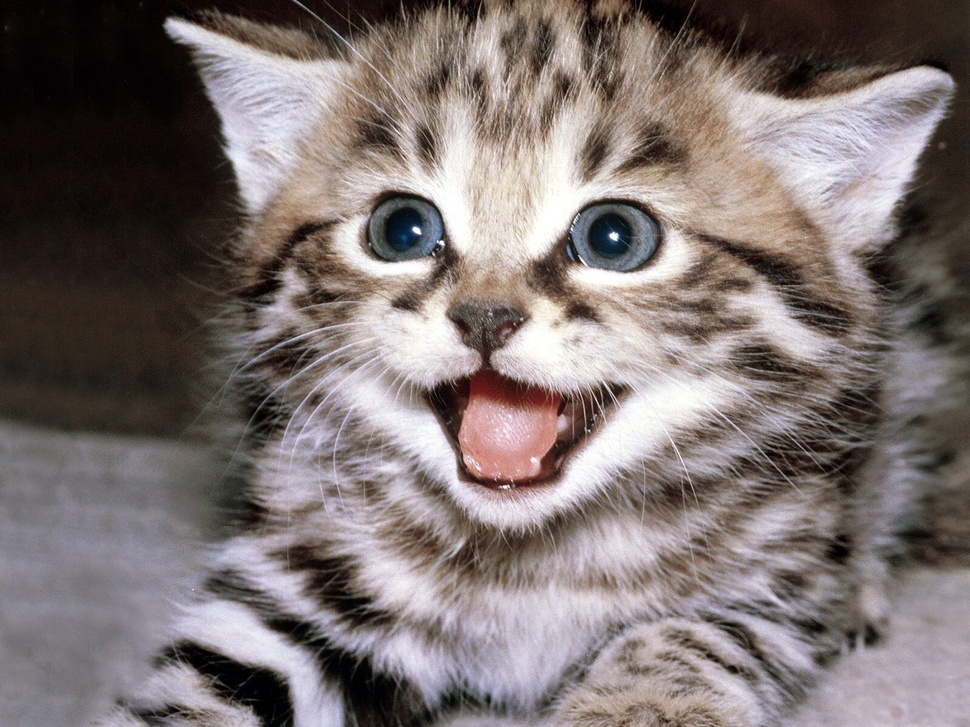
#> input picture Images/cat.jpeg, 970 x 727 px, shrunk from 1600 x 1200 before the run, given in place of the camera
$ python experiment.py
#> lines starting #> are read from the running program, lines starting #| are printed output that depends on the picture; after the words box and inside, x2 and y2 are one past the last pixel; in counts of white or black regions, pixels touching at a corner belong together
#> further down, frame is the input picture: shape (727, 970, 3); mean B, G, R 113, 114.5, 124.8
import cv2 as cv
import numpy as np

capture = cv.VideoCapture(0)

def analyzeFrame(frame):
	#gray = cv.cvtColor(frame, cv.COLOR_BGR2GRAY)
	blur = cv.GaussianBlur(frame, (9,9), cv.BORDER_DEFAULT)
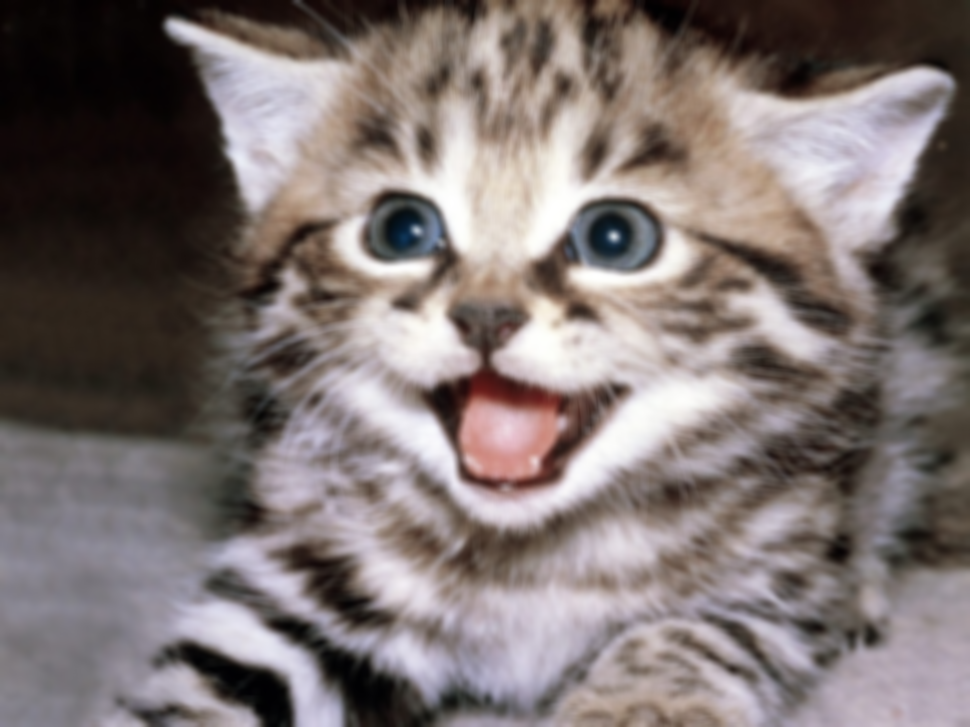
#> blur: shape (727, 970, 3); mean B, G, R 113, 114.5, 124.8
	canny = cv.Canny(blur, 100, 200)
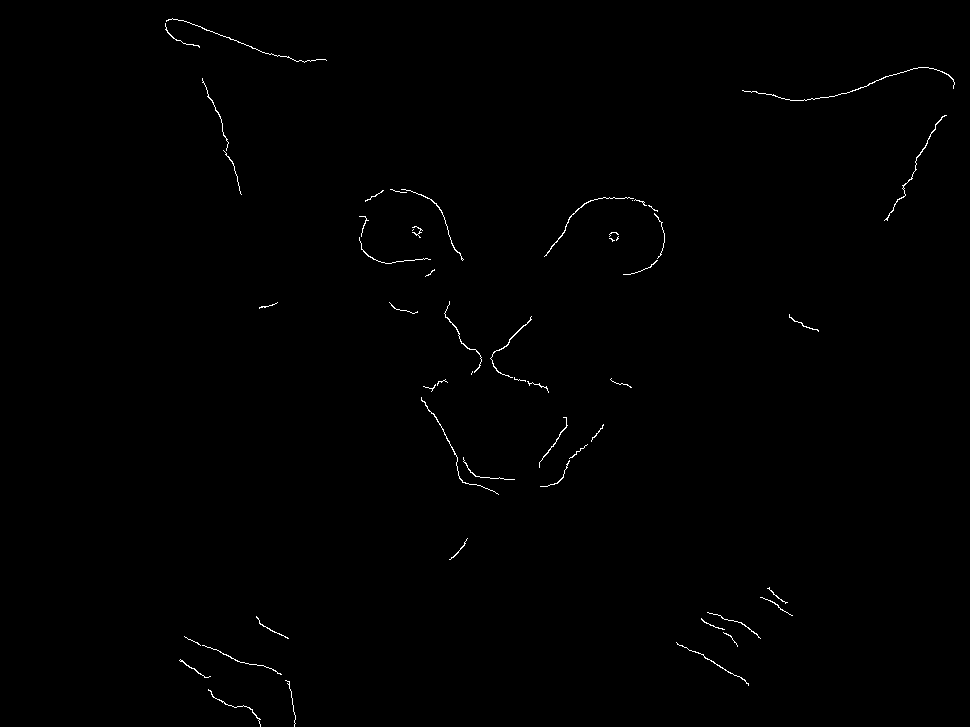
#> canny: shape (727, 970); 0.42% white in thin lines or dots, all inside (x1, y1, x2, y2) = (165, 18, 955, 727)
	dilated = cv.dilate(canny, (7,7), iterations=3)
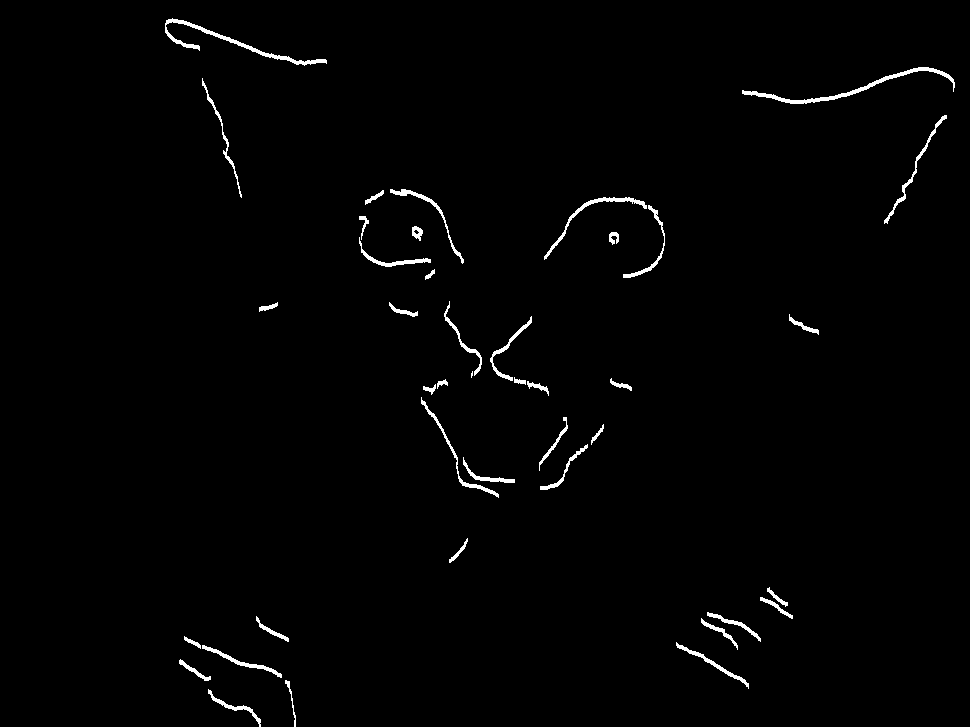
#> dilated: shape (727, 970); 1.2% white; 41 white regions (1 under 20 px)
	#eroded = cv.erode(canny, (3,3), iterations=1)
	#thresh = cv.adaptiveThreshold(gray, 255, cv.ADAPTIVE_THRESH_GAUSSIAN_C, cv.THRESH_BINARY, 13, 9)
	contours, hierarchies = cv.findContours(dilated, cv.RETR_EXTERNAL, cv.CHAIN_APPROX_SIMPLE)
#> contours = 41 contours, 1 with area under 20; largest, box (x1, y1, x2, y2) and area: (742, 67, 955, 104) 662, (165, 18, 327, 66) 608, (544, 197, 647, 260) 344, (421, 397, 499, 498) 264, (390, 189, 464, 264) 260
	blank = np.zeros(frame.shape, dtype='uint8')

	for contour in contours:
		(x,y,w,h) = cv.boundingRect(contour)
		if w > 100 & w < 1000:
			cv.rectangle(blur, (x,y), (x+w,y+h), (0,255,0), thickness=1)
#> this loop made 41 passes
#> (x, y, w, h) on passes 1 to 12: (208, 689, 53, 38), (285, 680, 11, 47), (179, 659, 32, 22), (202, 645, 80, 33), (676, 642, 73, 47), (184, 636, 17, 13), (701, 618, 37, 32), (256, 616, 33, 26), (707, 612, 54, 30), (760, 597, 33, 22), (767, 587, 21, 20), (449, 538, 19, 25)
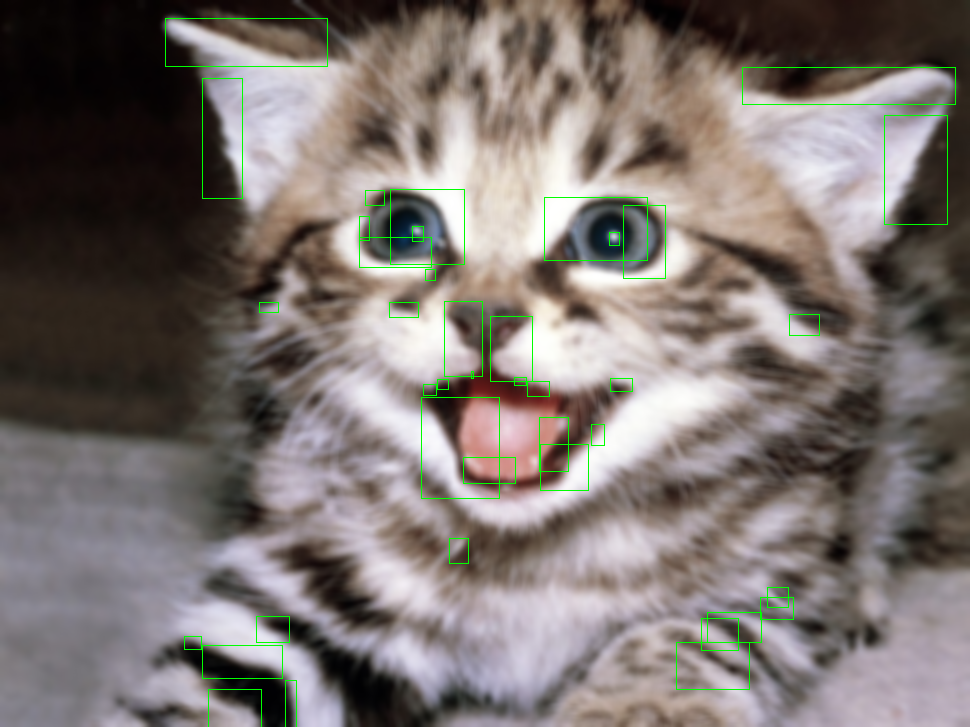
#> blur: shape (727, 970, 3); 0.88% of pixels changed, all inside (x1, y1, x2, y2) = (165, 18, 956, 727)

	#cv.drawContours(blank, contours, -1, (0,0,255), 2)
	cv.imshow('Contours', blur)
	cv.imshow('Edges', dilated)

while True:
	isTrue, frame = capture.read()
	analyzeFrame(frame)
	#cv.imshow('Webcam', frame)

	if cv.waitKey(20) & 0xFF==ord('d'):
#> (key Esc is pressed here)
		break

capture.release()
cv.destroyAllWindows()

$ run again, on Images/person.jpeg
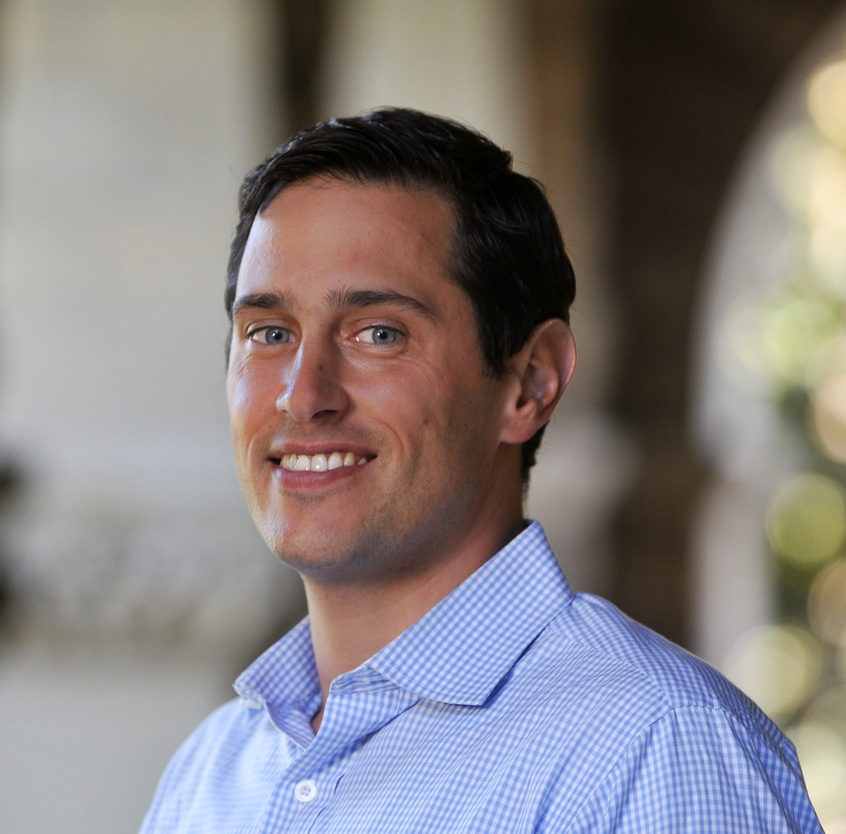
#> input picture Images/person.jpeg, 846 x 834 px, shrunk from 1500 x 1480 before the run, given in place of the camera
#> frame is the input picture: shape (834, 846, 3); mean B, G, R 128.9, 128.1, 133.9
#> in analyzeFrame, `canny = cv.Canny(blur, 100, 200)`:
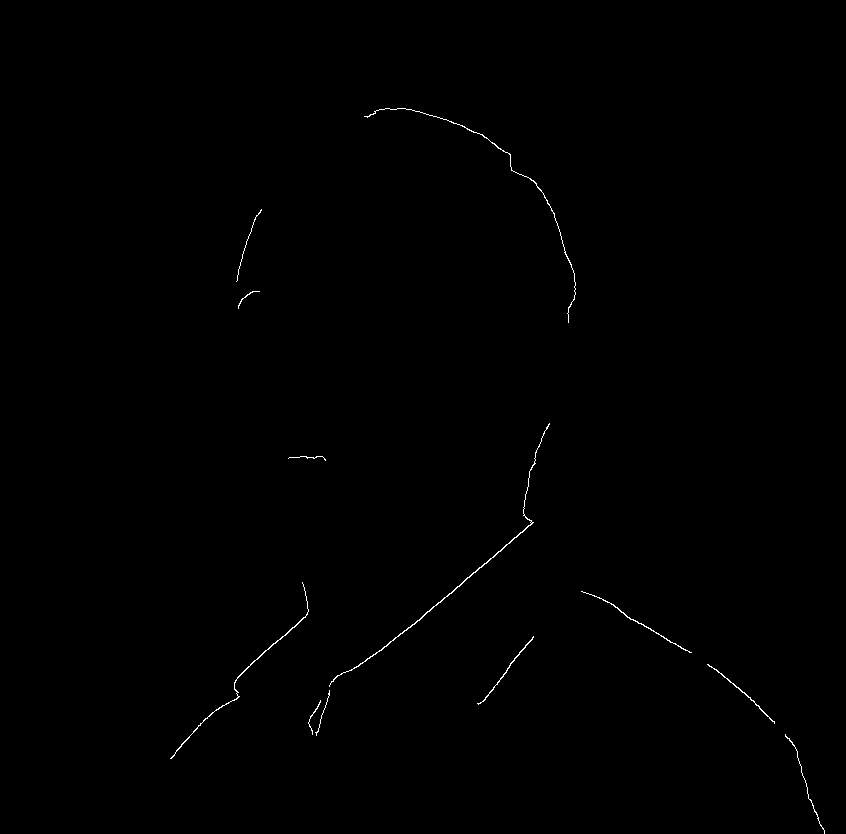
#> canny: shape (834, 846); 0.27% white in thin lines or dots, all inside (x1, y1, x2, y2) = (170, 108, 825, 834)
#> dilated: shape (834, 846); 0.7% white; 11 white regions
#> contours = 11 contours; largest, box (x1, y1, x2, y2) and area: (315, 423, 550, 739) 933, (364, 108, 576, 326) 723, (170, 582, 309, 762) 565, (581, 591, 692, 656) 379, (707, 664, 775, 727) 249
#> the loop in analyzeFrame, `for contour in contours:` made 11 passes
#> (x, y, w, h) on passes 1 to 8: (785, 734, 40, 100), (308, 700, 13, 38), (707, 664, 68, 63), (477, 636, 57, 72), (581, 591, 111, 65), (170, 582, 139, 180), (288, 456, 38, 8), (315, 423, 235, 316)
#> after the loop in analyzeFrame, `for contour in contours:`:
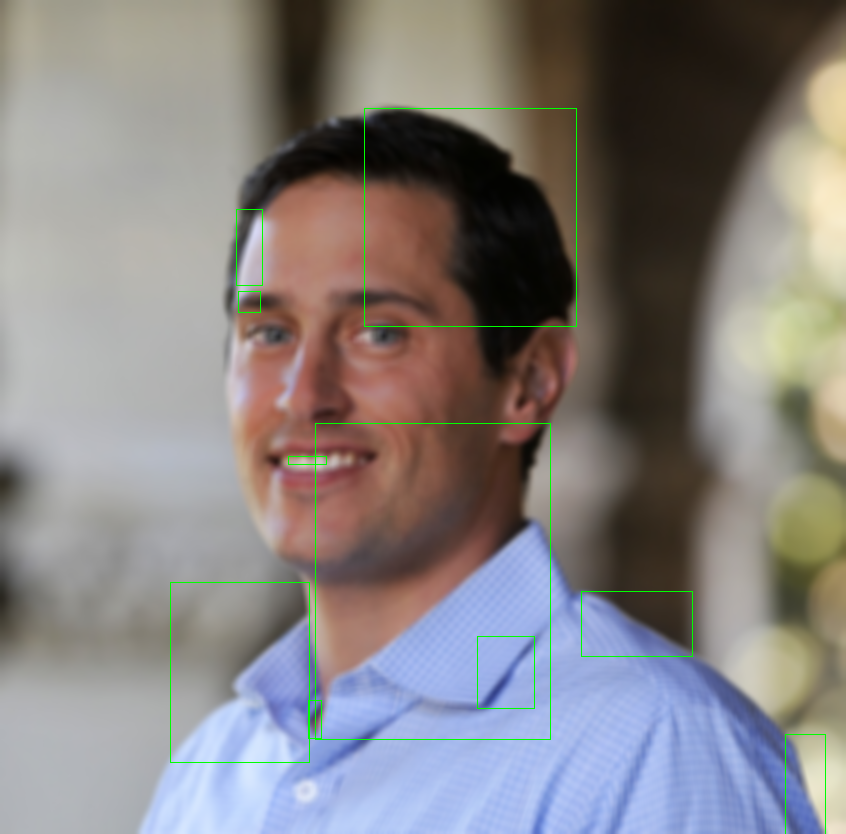
#> blur: shape (834, 846, 3); mean B, G, R 128.1, 128.8, 133.2
